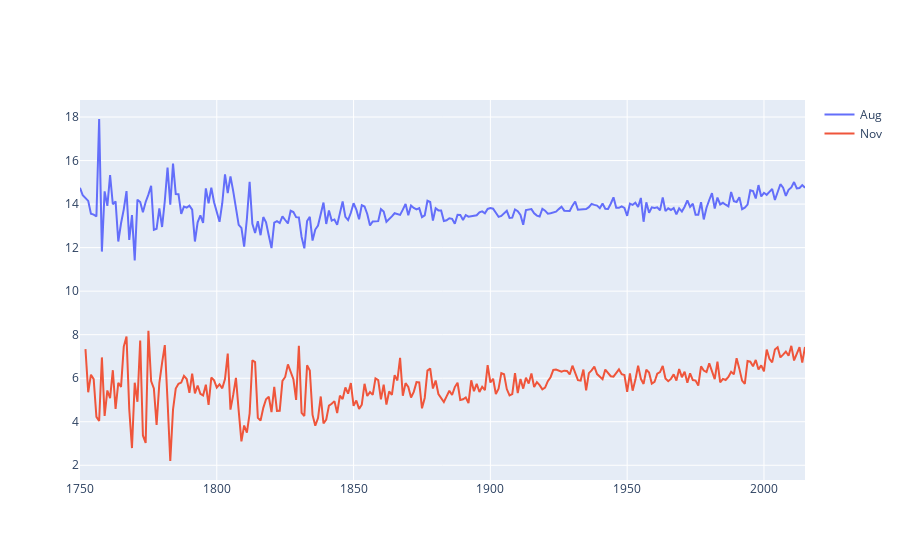

The notebook cell saved with this chart:
### Code cell
global2=pd.read_csv('GlobalTemperatures.csv')
global2=global2[['dt','LandAverageTemperature']]
global2.dropna(inplace=True)
global2['dt']=pd.to_datetime(global2.dt).dt.strftime('%d/%m/%Y')
global2['month']=global2['dt'].apply(lambda x:x[3:5])
global2['year']=global2['dt'].apply(lambda x:x[6:])
global2=global2[['month','year','LandAverageTemperature']]
global2['month']=global2['month'].map({'01':'Jan','02':'Feb','03':'Mar','04':'Apr','05':'May','06':'Jun','07':'Jul','08':'Aug','09':'Sep','10':'Oct','11':'Nov','12':'Dec'})
def plot_month(month1,month2):
    a=global2[global2['month']==month1]
    b=global2[global2['month']==month2]
    trace0 = go.Scatter(
    x = a['year'],
    y = a['LandAverageTemperature'],
    mode = 'lines',
    name = month1
    )
    
    trace1 = go.Scatter(
    x = b['year'],
    y = b['LandAverageTemperature'],
    mode = 'lines',
    name = month2
    )
    data = [trace0,trace1]
    py.iplot(data, filename='line-mode')
plot_month('Aug','Nov')

### Figure 1 — Plotly figure (JSON) as saved in the notebook; plotly's stock layout.template omitted (floating-point values rounded to 4 significant figures; data arrays with more than 128 entries replaced by an {"elided": "..."} marker saying what was removed)
{"data": [{"mode": "lines", "name": "Aug", "type": "scatter", "x": {"elided": "265 str values"}, "y": {"elided": "265 float values"}}, {"mode": "lines", "name": "Nov", "type": "scatter", "x": {"elided": "264 str values"}, "y": {"elided": "264 float values"}}], "layout": {}}
